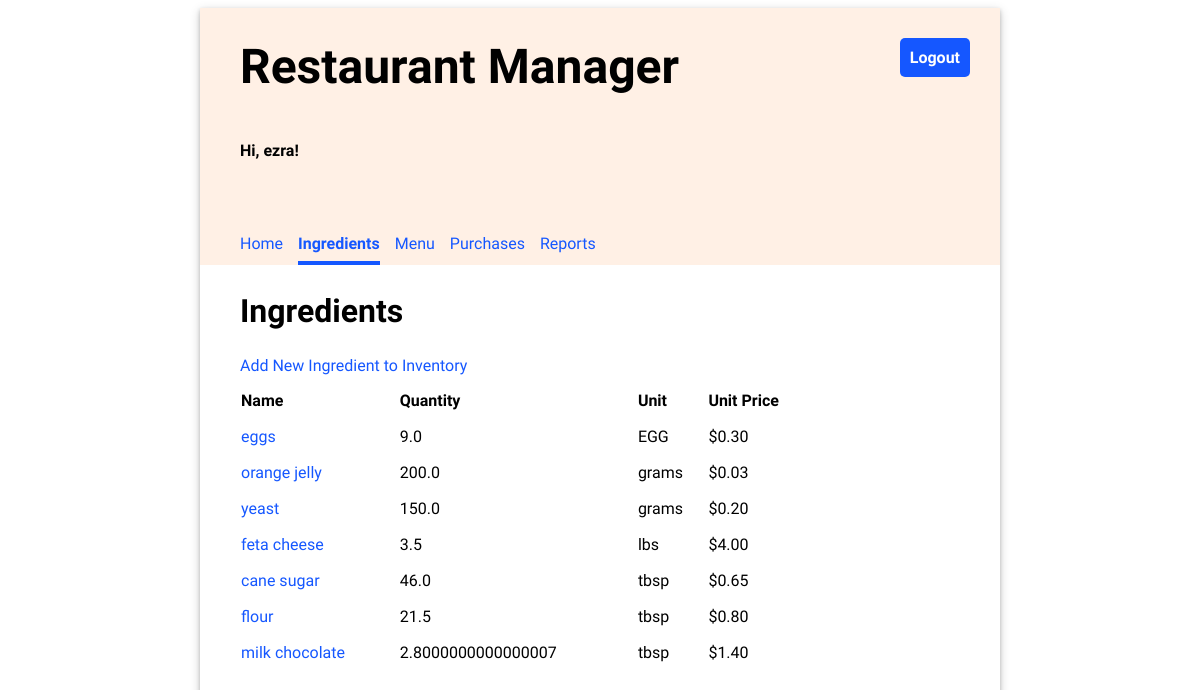
/ingredients/ (signed in), run on the app's committed database.
### inventory/models.py (models this page shows, shortened)
class Ingredient(models.Model):
    LBS = "lbs"
    TBSP = "tbsp"
    GRAMS = 'grams'
    KILO = 'kilo'
    EGG = 'Egg'
    UNIT_CHOICE = [
        (LBS, 'Pound'),
        (TBSP, 'Ounce'),
        (GRAMS, 'grams'),
        (KILO, 'kg'),
        (EGG, 'egg')
    ]
    name = models.CharField(max_length=50)
    quantity = models.FloatField(default=0.00)
    unit = models.CharField(max_length=15, choices=UNIT_CHOICE, default=LBS)
    price_per_unit = models.FloatField(default=0.00)
    class Meta:
        ordering = ['unit']

### inventory/views.py (the view)
# urls.py: path('ingredients/', views.IngredientsView.as_view(), name='ingredients'),
class IngredientsView(LoginRequiredMixin, ListView):
    model = Ingredient
    template_name = 'inventory/ingredients_list.html'

### inventory/templates/inventory/ingredients_list.html (shortened to what this page needs)
{% extends 'base.html' %}
{% load static %}
{% block content %}
<h2>Ingredients</h2>
<a href="{% url 'add_ingredient' %}">Add New Ingredient to Inventory</a>
<table class="inventory-table">
    <thead>
        <tr>
            <th>Name</th>
            <th>Quantity</th>
            <th>Unit</th>
            <th>Unit Price</th>
        </tr>
    </thead>
    <tbody>
        {% for ingredient in object_list %}
        <tr>
            <td>
                <a href="{% url 'update_ingredient' ingredient.id %}">{{ ingredient.name }}</a>
            </td>
            <td>{{ ingredient.quantity }}</td>
            <td>{{ ingredient.unit }}</td>
            <td class="price">${{ ingredient.price_per_unit|stringformat:".2f" }}</td>
        </tr>
        {% endfor %}
    </tbody>
</table>
{% endblock %}

### inventory/templates/base.html (shortened to what this page needs)
{% load static %}
<html>
<head>
  <link rel="stylesheet" type="text/css" href="{% static 'inventory/style.css' %}" />
</head>
<body>
  <div class="app">
    <header>
      <div class="header-first-row">
        <h1 class="title">Restaurant Manager</h1>
        {% if user.is_authenticated %}
        <a class="logout" href="/logout">Logout</a>
        {% endif %}
      </div>
      {% if user.is_authenticated %}
      <p>Hi, {{ user.username }}!</p>
      <nav class="navbar">
        {% url 'home' as home_url %}
        {% url 'ingredients' as ingredients_url %}
        {% url 'menu' as menu_url %}
        {% url 'purchases' as purchases_url %}
        {% url 'reports' as reports_url %}
        <a class="nav-item{% if request.path == home_url %} current-page{% endif %}" href="{% url 'home' %}">Home</a>
        <a class="nav-item{% if request.path == ingredients_url %} current-page{% endif %}"
          href="{% url 'ingredients' %}">Ingredients</a>
        <a class="nav-item{% if request.path == menu_url %} current-page{% endif %}" href="{% url 'menu' %}">Menu</a>
        <a class="nav-item{% if request.path == purchases_url %} current-page{% endif %}"
          href="{% url 'purchases' %}">Purchases</a>
        <a class="nav-item{% if request.path == reports_url %} current-page{% endif %}"
          href="{% url 'reports' %}">Reports</a>
      </nav>
      {% endif %}
    </header>
    <main>
      {% block content %}{% endblock %}
    </main>
  </div>
</body>
</html>

### inventory/static/inventory/style.css (style rules this page uses)
body { font-family: 'Oxygen', sans-serif; }
header { background-color: #FFF0E5; min-height: 200px; display: flex; align-items: center; flex-direction: column; align-items: flex-start; padding-left: 40px; }
main { display: flex; flex-direction: column; padding: 0 40px 20px 40px; justify-content: center; }
main h2 { font-size: 2em; }
.app { min-width: 800px; max-width: 60%; margin: 0 auto; box-shadow: 0 2px 4px 0 rgba(0, 0, 0, 0.2), 0 3px 10px 0 rgba(0, 0, 0, 0.19); }
.title { font-size: 3em; padding: 30px 0; margin: auto 0; }
header p { font-weight: bold; }
.navbar { margin-top: 50px; display: flex; width: 100%; }
.navbar a { text-decoration: none; padding: 8px 0; color: #1557FF; margin-right: 15px; }
.navbar a:hover, .navbar .current-page { border-bottom: solid 4px #1557FF; border-spacing: 0 15px; font-weight: bold; }
main table { text-align: left; border-collapse: separate; border-spacing: 0 15px; width: 80%; }
.header-first-row { width: 100%; display: flex; justify-content: space-between; }
.logout { height: max-content; text-align: center; text-decoration: none; border: 0px; background-color: #1557FF; border-radius: 5px; color: white; padding: 10px; font-weight: bold; margin: 30px; font-size: 1em; }
a { text-decoration: none; color: #1557FF; }

### data on the page
Ingredient: name "eggs", quantity "9.0", unit "EGG", price_per_unit "0.30"
Ingredient: name "orange jelly", quantity "200.0", unit "grams", price_per_unit "0.03"
Ingredient: name "yeast", quantity "150.0", unit "grams", price_per_unit "0.20"
Ingredient: name "feta cheese", quantity "3.5", unit "lbs", price_per_unit "4.00"
Ingredient: name "cane sugar", quantity "46.0", unit "tbsp", price_per_unit "0.65"
Ingredient: name "flour", quantity "21.5", unit "tbsp", price_per_unit "0.80"
Ingredient: name "milk chocolate", quantity "2.8000000000000007", unit "tbsp", price_per_unit "1.40"

### other printed values
{{ user.username }} "ezra"
